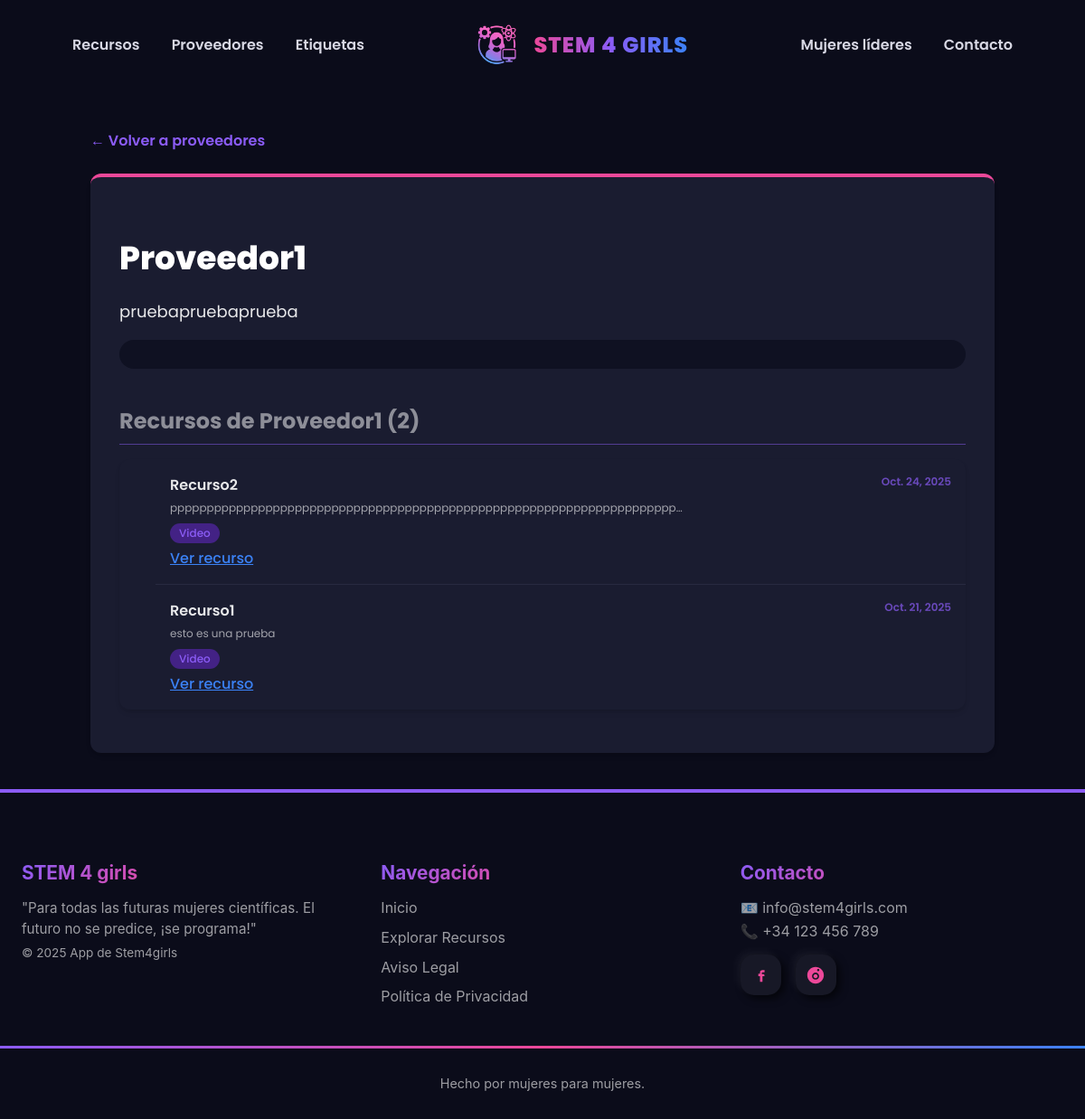
Page /appstem4girls/proveedores/1/ on the earlier database version.
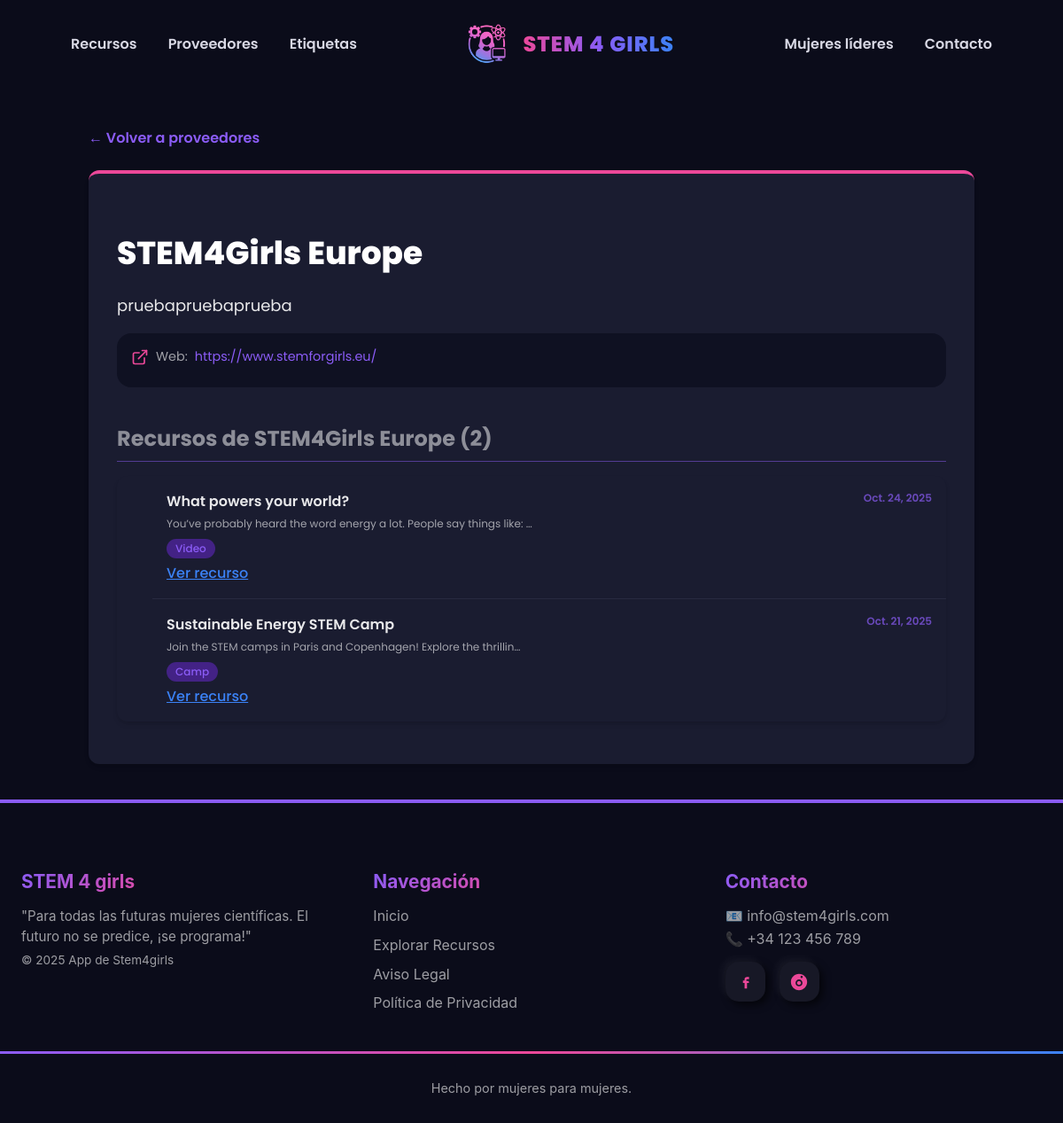
Same page on the later database version.
### appstem4girls/models.py (models this page shows, shortened)
class Proveedor(models.Model):
    nombre = models.CharField(max_length=100)
    descripcion = models.TextField()
    ciudad = models.CharField(max_length=150, blank=True)
    direccion = models.CharField(max_length=200, blank=True)
    telefono = models.CharField(max_length=20, blank=True)
    email = models.EmailField(blank=True)
    web = models.URLField(blank=True, null=True)

class Recurso(models.Model):
    titulo = models.CharField(max_length=200)
    descripcion = models.TextField()
    fecha_publicacion = models.DateField(auto_now_add=True)
    enlace = models.URLField(blank=True)
    proveedor = models.ForeignKey(Proveedor, on_delete=models.CASCADE, related_name='recursos')
    tags = models.ManyToManyField(Tag, related_name='recursos')

class Tag(models.Model):
    nombre = models.CharField(max_length=50)
    descripcion = models.TextField(blank=True)

### appstem4girls/views.py (the view)
# urls.py: path('proveedores/<int:proveedor_id>/', views.detalle_proveedor, name='detalle_proveedor'),
def detalle_proveedor(request, proveedor_id):
    proveedor = get_object_or_404(Proveedor, id=proveedor_id)
    recursos = proveedor.recursos.all().order_by('-fecha_publicacion')
    return render(request, 'detalle_proveedor.html', {'proveedor': proveedor, 'recursos': recursos})

### appstem4girls/templates/detalle_proveedor.html (shortened to what this page needs)
{% extends "base.html" %}
{% load static%}
{% block extra_css %}
    <link rel="stylesheet" href="{% static 'css/proveedores.css' %}">
{% endblock %}
{% block contenido %}
<section class="p-contenedor">
    <a href="{% url 'lista_proveedores' %}" class="lp-volver">&larr; Volver a proveedores</a>
    <div class="p-tarjeta">
        <h1>{{ proveedor.nombre }}</h1>
        <p class="p-descripcion">{{ proveedor.descripcion }}</p>
        <div class="contenedor-contacto">
            {% if proveedor.web %}
                <div class="contacto">
                    <svg class="icon" viewBox="0 0 24 24" fill="none"
                        stroke="currentColor" stroke-width="2"
                        stroke-linecap="round" stroke-linejoin="round">
                        <path d="M18 13v6a2 2 0 0 1-2 2H5a2 2 0 0 1-2-2V8a2 2 0 0 1 2-2h6"/>
                        <path d="M15 3h6v6"/>
                        <path d="M10 14L21 3"/>
                    </svg>
                    <span class="label">Web:</span>
                    <a href="{{ proveedor.web }}" target="_blank">{{ proveedor.web }}</a>
                </div>
            {% endif%}
        </div>
        <h2 class="lr-titulo">Recursos de {{ proveedor.nombre }} ({{ recursos.count }})</h2>
        {% if recursos %}
            <ul class="lr">
                {% for recurso in recursos %}
                    <li class="recurso">
                        <span class="r-fecha">{{ recurso.fecha_publicacion }}</span>
                        <div class="r.info">
                            <span class="r-titulo">{{ recurso.titulo }}</span>
                            <span class="r-descripcion">{{ recurso.descripcion|truncatechars:70 }}</span>
                            <div class="r-tags">
                                {% for tag in recurso.tags.all %}
                                    <a href="{% url 'detalle_tag' tag.id %}" class="tag">
                                        {{ tag.nombre }}
                                    </a>
                                {% endfor %}
                            </div>
                        </div>
                        <a href="{% url 'detalle_recurso' recurso.id %}" class="r-link">
                           Ver recurso
                        </a>
                    </li>
                {% endfor %}
            </ul>
        {% else %}
            <p class="no-recursos">Este proveedor aún no tiene recursos asociados.</p>
        {% endif %}
    </div>
</section>
{% endblock %}

Differences in the rows shown:
changed Proveedor "pruebapruebaprueba": nombre "Proveedor1" → "STEM4Girls Europe"; web (not shown) → "https://www.stemforgirls.eu/"
changed Recurso: titulo "Recurso2" → "What powers your world?"; descripcion "ppppppppppppppppppppppppppppppppppppppppppppppppppppppppppppppppppppp…" → "You’ve probably heard the word energy a lot. People say things like: …"
changed Recurso: titulo "Recurso1" → "Sustainable Energy STEM Camp"; descripcion "esto es una prueba" → "Join the STEM camps in Paris and Copenhagen! Explore the thrillin…"; loses Tag (nombre "Video")
added Tag: nombre "Camp", shown under Recurso "Oct. 21, 2025"
Other differences:
text now shown: "Web:"
